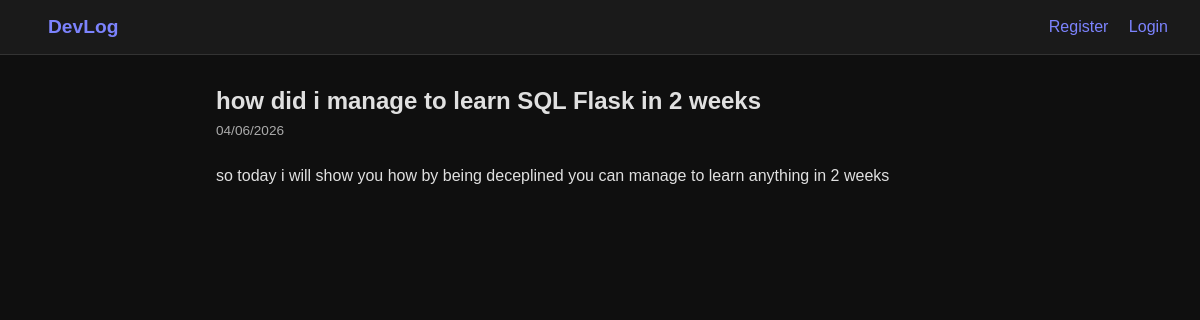
/post/1, run on the app's committed database.
### app.py (models this page shows)
class Post(db.Model):
    id = db.Column(db.Integer, primary_key=True)
    title = db.Column(db.String(100), nullable=False)
    content = db.Column(db.Text, nullable=False)
    date = db.Column(db.DateTime, default=datetime.utcnow)
    user_id = db.Column(db.Integer, db.ForeignKey('user.id'), nullable=False)

### app.py (the view)
@app.route('/post/<int:post_id>')
def post_detail(post_id):
    post = db.session.get(Post, post_id)
    return render_template('post_detail.html', post = post)

### templates/post_detail.html (shortened to what this page needs)
{% extends "base.html" %}
{% block content %}
    <h2>{{ post.title }}</h2>
    <p style="color: #aaa; font-size: 0.85rem; margin: 0.5rem 0 1.5rem;">{{ post.date.strftime('%d/%m/%Y') }}</p>
    <p style="line-height: 1.8;">{{ post.content }}</p>
{% endblock %}

### static/style.css (style rules this page uses)
* { margin: 0; padding: 0; box-sizing: border-box; }
body { font-family: Arial, sans-serif; background: #0f0f0f; color: #e0e0e0; }

### data on the page
Post: title "how did i manage to learn SQL Flask in 2 weeks", date "04/06/2026", content "so today i will show you how by being deceplined you can manage to learn anything in 2 weeks"
